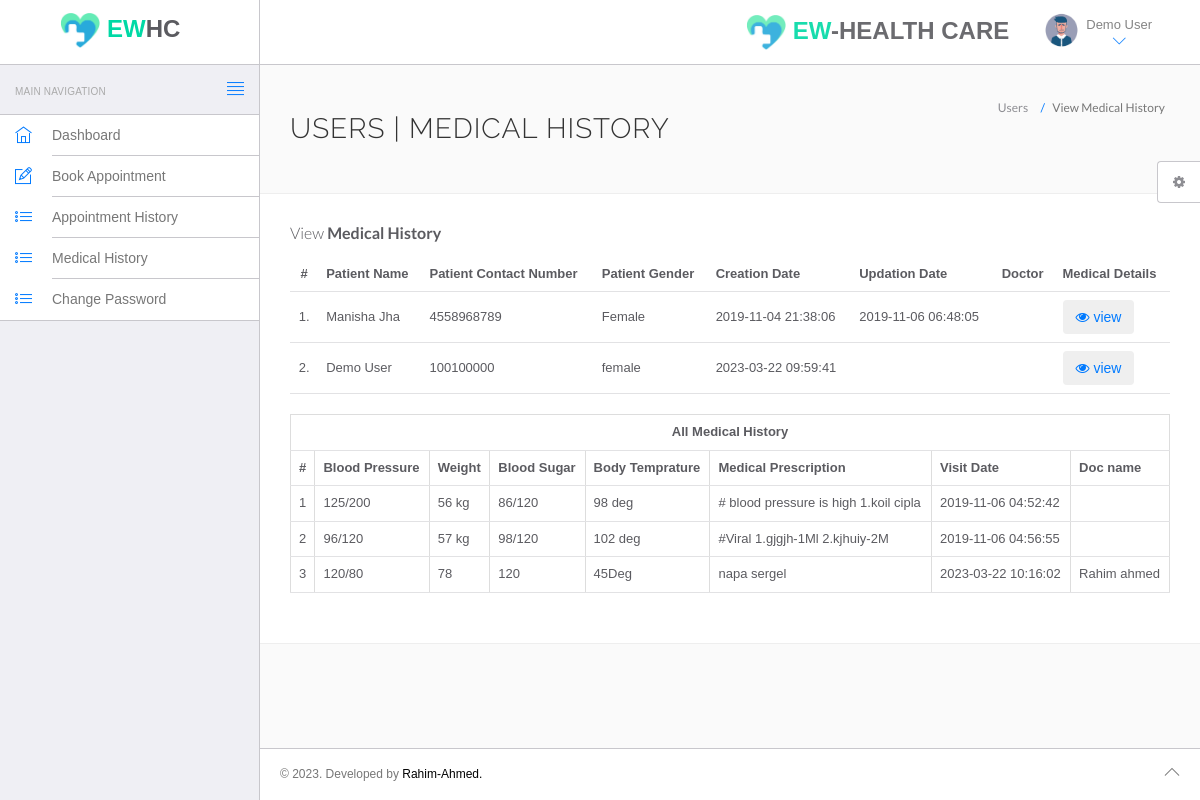
The page /hms/manage-medhistory.php (signed in) on the database its author committed.
### tables this page shows
CREATE TABLE `users` (
  `id` int(11) NOT NULL,
  `fullName` varchar(255) DEFAULT NULL,
  `address` longtext DEFAULT NULL,
  `city` varchar(255) DEFAULT NULL,
  `gender` varchar(255) DEFAULT NULL,
  `email` varchar(255) DEFAULT NULL,
  `password` varchar(255) DEFAULT NULL,
  `regDate` timestamp NULL DEFAULT current_timestamp(),
  `updationDate` timestamp NULL DEFAULT NULL ON UPDATE current_timestamp(),
  `pic` varchar(255) NOT NULL
);

CREATE TABLE `tblpatient` (
  `ID` int(10) NOT NULL,
  `Docid` int(10) DEFAULT NULL,
  `PatientName` varchar(200) DEFAULT NULL,
  `PatientContno` bigint(10) DEFAULT NULL,
  `PatientEmail` varchar(200) DEFAULT NULL,
  `PatientGender` varchar(50) DEFAULT NULL,
  `PatientAdd` mediumtext DEFAULT NULL,
  `PatientAge` int(10) DEFAULT NULL,
  `PatientMedhis` mediumtext DEFAULT NULL,
  `CreationDate` timestamp NULL DEFAULT current_timestamp(),
  `UpdationDate` timestamp NULL DEFAULT NULL ON UPDATE current_timestamp(),
  `addby` varchar(255) DEFAULT NULL
);

CREATE TABLE `tblmedicalhistory` (
  `ID` int(10) NOT NULL,
  `PatientID` int(10) DEFAULT NULL,
  `BloodPressure` varchar(200) DEFAULT NULL,
  `BloodSugar` varchar(200) NOT NULL,
  `Weight` varchar(100) DEFAULT NULL,
  `Temperature` varchar(200) DEFAULT NULL,
  `MedicalPres` mediumtext DEFAULT NULL,
  `CreationDate` timestamp NOT NULL DEFAULT current_timestamp() ON UPDATE current_timestamp(),
  `addby` varchar(255) DEFAULT NULL
);

### hms/manage-medhistory.php (the view, shortened to what this page needs)
<?php
include('include/config.php');
?>
<!DOCTYPE html>
<html lang="en">
	<head>
		<link rel="stylesheet" href="vendor/bootstrap/css/bootstrap.min.css">
		<link rel="stylesheet" href="vendor/fontawesome/css/font-awesome.min.css">
		<link rel="stylesheet" href="vendor/themify-icons/themify-icons.min.css">
		<link href="vendor/animate.css/animate.min.css" rel="stylesheet" media="screen">
		<link href="vendor/perfect-scrollbar/perfect-scrollbar.min.css" rel="stylesheet" media="screen">
		<link href="vendor/switchery/switchery.min.css" rel="stylesheet" media="screen">
		<link href="vendor/bootstrap-touchspin/jquery.bootstrap-touchspin.min.css" rel="stylesheet" media="screen">
		<link href="vendor/select2/select2.min.css" rel="stylesheet" media="screen">
		<link href="vendor/bootstrap-datepicker/bootstrap-datepicker3.standalone.min.css" rel="stylesheet" media="screen">
		<link href="vendor/bootstrap-timepicker/bootstrap-timepicker.min.css" rel="stylesheet" media="screen">
		<link rel="stylesheet" href="assets/css/styles.css">
		<link rel="stylesheet" href="assets/css/plugins.css">
		<link rel="stylesheet" href="assets/css/themes/theme-1.css" id="skin_color" />
	</head>
	<body>
		<div id="app">
<?php include('include/sidebar.php');?>
<div class="app-content">
<?php include('include/header.php');?>
<div class="main-content" >
<div class="wrap-content container" id="container">
<section id="page-title">
<div class="row">
<div class="col-sm-8">
<h1 class="mainTitle">Users | Medical History</h1>
</div>
<ol class="breadcrumb">
<li>
<span>Users</span>
</li>
<li class="active">
<span>View Medical History</span>
</li>
</ol>
</div>
</section>
<div class="container-fluid container-fullw bg-white">
<div class="row">
<div class="col-md-12">
<h5 class="over-title margin-bottom-15">View <span class="text-bold">Medical History</span></h5>
<table class="table table-hover" id="sample-table-1">
<thead>
<tr>
<th class="center">#</th>
<th>Patient Name</th>
<th>Patient Contact Number</th>
<th>Patient Gender </th>
<th>Creation Date </th>
<th>Updation Date </th>
<th>Doctor </th>
<th>Medical Details</th>
</tr>
</thead>
<tbody>
<?php
$uid=$_SESSION['id'];
$sql=mysqli_query($con,"select tblpatient.* from tblpatient join users on users.email=tblpatient.PatientEmail where users.id='$uid'");
$cnt=1;
while($row=mysqli_fetch_array($sql))
{
?>
<tr>
<td class="center"><?php echo $cnt;?>.</td>
<td class="hidden-xs"><?php echo $row['PatientName'];?></td>
<td><?php echo $row['PatientContno'];?></td>
<td><?php echo $row['PatientGender'];?></td>
<td><?php echo $row['CreationDate'];?></td>
<td><?php echo $row['UpdationDate'];?></td>
<td><?php echo $row['addby'];?></td>
<td>
<button class="btn btn-secondary ">
<a href="view-medhistory.php?viewid=<?php echo $row['ID'];?>"><i class="fa fa-eye"></i> view</a></button>
</td>
</tr>
<?php
$temp=$row['PatientEmail'];
$cnt=$cnt+1;
 }?></tbody>
</table>
<?php
$ret=mysqli_query($con,"Select * from tblmedicalhistory
where PatientID In (Select ID from tblpatient
where PatientEmail='$temp');");
 ?>
<table id="datatable" class="table table-bordered dt-responsive nowrap" style="border-collapse: collapse; border-spacing: 0; width: 100%;">
  <tr style="text-align: center;">
   <th colspan="8"  style="text-align: center;">All Medical History</th>
  </tr>
  <tr>
    <th>#</th>
<th>Blood Pressure</th>
<th>Weight</th>
<th>Blood Sugar</th>
<th>Body Temprature</th>
<th>Medical Prescription</th>
<th>Visit Date</th>
<th>Doc name</th>
</tr>
<?php
$cnt=1;
while ($data_r=mysqli_fetch_array($ret)) {
  ?>
<tr>
  <td><?php echo $cnt;?></td>
 <td><?php  echo $data_r['BloodPressure'];?></td>
 <td><?php  echo $data_r['Weight'];?></td>
 <td><?php  echo $data_r['BloodSugar'];?></td>
  <td><?php  echo $data_r['Temperature'];?></td>
  <td><?php  echo $data_r['MedicalPres'];?></td>
  <td><?php  echo $data_r['CreationDate'];?></td>
  <td><?php  echo $data_r['addby'];?></td>
</tr>
<?php $cnt=$cnt+1;} ?>
</table>
</div>
</div>
</div>
</div>
</div>
</div>
<?php include('include/footer.php');?>
</div>
	<?php include('include/setting.php');?>
	</body>
</html>

### hms/include/header.php (shortened to what this page needs)
<header class="navbar navbar-default navbar-static-top">
					<div class="navbar-header">
						<a class="navbar-brand" href="#">
							<h2 style="padding-top:5% "><a href="#"><h3><img src="assets/images/East West.png" style="height: 35px;"> <span style="font-weight: bold;"> <span style="color:#00D9A5 ;" >EW</span>HC</span></h3></a></h2>
						</a>
						<a href="#" class="sidebar-toggler pull-right visible-md visible-lg" data-toggle-class="app-sidebar-closed" data-toggle-target="#app">
							<i class="ti-align-justify"></i>
						</a>
					</div>
					<div class="navbar-collapse collapse">
						<ul class="nav navbar-right">
								<li  style="padding-top:2% ">
								<a href="#"><h3><img src="assets/images/East West.png" style="height: 35px;"> <span style="font-weight: bold;"> <span style="color:#00D9A5 ;" >EW</span>-Health Care</span></h3></a>
							</li>
							<li class="dropdown current-user">
								<a href class="dropdown-toggle" data-toggle="dropdown">
									<img src="assets/images/image2.jpg"> <span class="username">
									<?php $query=mysqli_query($con,"select fullName from users where id='".$_SESSION['id']."'");
while($row=mysqli_fetch_array($query))
{
	echo $row['fullName'];
}
									?> <i class="ti-angle-down"></i></i></span>
								</a>
							</li>
						</ul>
					</div>
				</header>

### hms/assets/css/themes/theme-1.css (style rules this page uses)
body { background: #FAFAFA; }
header .navbar-header { background: #ffffff !important; border-right-color: #c8c7cc !important; border-bottom-color: #c8c7cc !important; }
header .navbar-header .sidebar-toggler, header .navbar-header .sidebar-mobile-toggler { color: #007aff !important; }
header .navbar-header .navbar-brand { color: #777 !important; }
header .navbar-collapse { background: #ffffff !important; border-bottom-color: #c8c7cc !important; box-shadow: none !important; }
header .navbar-collapse .navbar-right > li > a { color: #777; }
header .navbar-collapse .navbar-right > li > a i { color: #007aff !important; }

### rows shown on the page
users: fullName "Demo User"
tblpatient: PatientName "Manisha Jha", PatientContno "4558968789", PatientGender "Female", CreationDate "2019-11-04 21:38:06", UpdationDate "2019-11-06 06:48:05"
tblpatient: PatientName "Demo User", PatientContno "100100000", PatientGender "female", CreationDate "2023-03-22 09:59:41"
tblmedicalhistory: BloodPressure "125/200", Weight "56 kg", BloodSugar "86/120", Temperature "98 deg", MedicalPres "# blood pressure is high 1.koil cipla", CreationDate "2019-11-06 04:52:42"
tblmedicalhistory: BloodPressure "96/120", Weight "57 kg", BloodSugar "98/120", Temperature "102 deg", MedicalPres "#Viral 1.gjgjh-1Ml 2.kjhuiy-2M", CreationDate "2019-11-06 04:56:55"
tblmedicalhistory: BloodPressure "120/80", Weight "78", BloodSugar "120", Temperature "45Deg", MedicalPres "napa sergel", CreationDate "2023-03-22 10:16:02", addby "Rahim ahmed"
